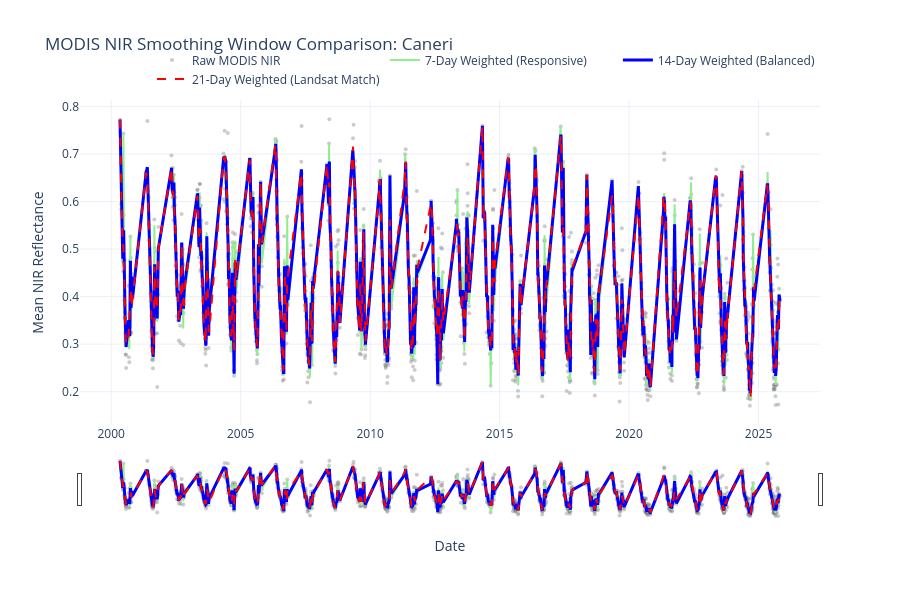

Notebook cell for this chart:
### Markdown cell above
## 5. Visualization of the three different smoothing methods
To see the effect of the smoothing in the three different window sizes plot them all together.

### Code cell
# Visualise the three different smoothing windows together
GLACIER_TO_PLOT = 'Caneri'

if GLACIER_TO_PLOT in modis_glaciers:
    df_plot = modis_glaciers[GLACIER_TO_PLOT]

    fig_modis_overlay = go.Figure()

    # Raw MODIS Data 
    fig_modis_overlay.add_trace(go.Scatter(
        x=df_plot['date'], y=df_plot['meanNIR'],
        mode='markers', name='Raw MODIS NIR', 
        marker=dict(color='gray', opacity=0.4, size=4)
    ))

    # 10-Day Window 
    fig_modis_overlay.add_trace(go.Scatter(
        x=df_plot['date'], y=df_plot['meanNIR_weighted_7day'],
        mode='lines', name='7-Day Weighted (Responsive)', 
        line=dict(color='lightgreen', width=2)
    ))

    # 15-Day Window 
    fig_modis_overlay.add_trace(go.Scatter(
        x=df_plot['date'], y=df_plot['meanNIR_weighted_14day'],
        mode='lines', name='14-Day Weighted (Balanced)', 
        line=dict(color='blue', width=3)
    ))

    # 20-Day Window 
    fig_modis_overlay.add_trace(go.Scatter(
        x=df_plot['date'], y=df_plot['meanNIR_weighted_21day'],
        mode='lines', name='21-Day Weighted (Landsat Match)', 
        line=dict(color='red', width=2, dash='dash')
    ))

    # Layout and Formatting
    fig_modis_overlay.update_layout(
        title=f"MODIS NIR Smoothing Window Comparison: {GLACIER_TO_PLOT}",
        height=600, 
        template="plotly_white", 
        hovermode='x unified',
        legend=dict(orientation="h", yanchor="bottom", y=1.02, xanchor="right", x=1)
    )

    fig_modis_overlay.update_yaxes(title_text="Mean NIR Reflectance")
    fig_modis_overlay.update_xaxes(title_text="Date")

    fig_modis_overlay.update_xaxes(rangeslider_visible=True)

    fig_modis_overlay.show()
else:
    print(f"Error: Could not find '{GLACIER_TO_PLOT}' in your data dictionary.")

### Figure 1 — Plotly figure (JSON) as saved in the notebook; plotly's stock layout.template omitted (floating-point values rounded to 4 significant figures; data arrays with more than 128 entries replaced by an {"elided": "..."} marker saying what was removed)
{"data": [{"marker": {"color": "gray", "opacity": 0.4, "size": 4}, "mode": "markers", "name": "Raw MODIS NIR", "type": "scatter", "x": {"elided": "1484 str values"}, "y": {"elided": "1484 float values"}}, {"line": {"color": "lightgreen", "width": 2}, "mode": "lines", "name": "7-Day Weighted (Responsive)", "type": "scatter", "x": {"elided": "1484 str values"}, "y": {"elided": "1484 float values"}}, {"line": {"color": "blue", "width": 3}, "mode": "lines", "name": "14-Day Weighted (Balanced)", "type": "scatter", "x": {"elided": "1484 str values"}, "y": {"elided": "1484 float values"}}, {"line": {"color": "red", "dash": "dash", "width": 2}, "mode": "lines", "name": "21-Day Weighted (Landsat Match)", "type": "scatter", "x": {"elided": "1484 str values"}, "y": {"elided": "1484 float values"}}], "layout": {"height": 600, "hovermode": "x unified", "legend": {"orientation": "h", "x": 1, "xanchor": "right", "y": 1.02, "yanchor": "bottom"}, "title": {"text": "MODIS NIR Smoothing Window Comparison: Caneri"}, "xaxis": {"rangeslider": {"visible": true}, "title": {"text": "Date"}}, "yaxis": {"title": {"text": "Mean NIR Reflectance"}}}}
